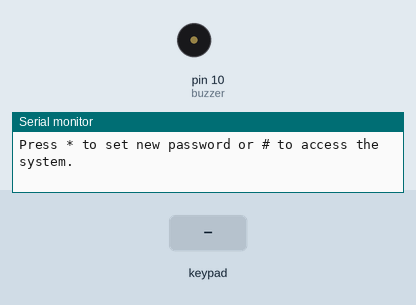
The sketch below on a simulated Arduino Uno, built with avr-gcc and run on an emulated ATmega328P. Shown: buzzer (waves = sounding), the last lines printed to the serial monitor. Inputs (shaded band) come from the test bench.

Above: at 1.2 s.
1.3 s: key '1' pressed
2.8 s: keypad keys 0 0 0 0 # pressed 0.4 s apart
6.3 s: key '2' pressed
7.8 s: keypad keys 0 0 0 0 * pressed 0.4 s apart
At 8.2 s:
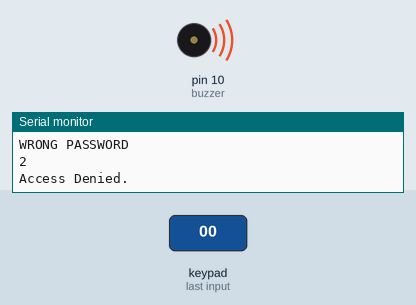
11.3 s: key '3' pressed
12.8 s: keypad keys 0 0 0 0 A pressed 0.4 s apart
Timing chart, 0 to 15.8 s (numbered marks = the images above; inputs shaded):
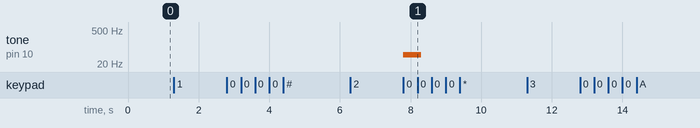

The sketch:

Day.13.ino
```cpp
//included library
//
#include <Keypad.h>

//------------------------------------------------------------------------------


//defined veriable
//

// Define password length and default value
const byte PassLength = 4;
char password[PassLength] = {'0','0','0','0'};

// Define the number of rows and columns
const byte ROWS = 4;
const byte COLS = 4;

//------------------------------------------------------------------------------

//defined arrays
//

// Define the value of each cell
char buttons[ROWS][COLS] = {
  {'1', '2', '3', 'A'},
  {'4', '5', '6', 'B'},
  {'7', '8', '9', 'C'},
  {'*', '0', '#', 'D'}
};

// Define the value of each cell
int tones[ROWS][COLS] = {
  {31, 93, 147, 208},
  {247, 311, 370, 440},
  {523, 587, 698, 880},
  {1397, 2637, 3729, 4978}
};

//------------------------------------------------------------------------------


//pin veriable
//

// Set pin for buzzer
int buzzer = 10;

// Set pins for keypad
byte rowPins[ROWS] = {5, 4, 3, 2};
byte colPins[COLS] = {9, 8, 7, 6};

//------------------------------------------------------------------------------


//defined functions
//

// Load cells
  Keypad keypadButtons = Keypad(makeKeymap(buttons), rowPins, colPins, ROWS, COLS);
  Keypad keypadTones = Keypad(makeKeymap(tones), rowPins, colPins, ROWS, COLS);

//unlock / change password
int unlockMode(){
    char customButtons = keypadButtons.getKey();
    Serial.println("Unlock Mode: Type Password to continue");
    delay(500);

    for(int i = 0; i < PassLength; i++) {
       while(!(customButtons = keypadButtons.getKey())) {
         // wait infinitley for input
       }
       if(password[i] != customButtons){
          Serial.println("WRONG PASSWORD");
          Serial.println(customButtons);
          return -1;
       }
       Serial.print("*");
    }

    Serial.print("");
    Serial.println("Device Successfully Unlocked!");
    return 0;
}
//------------------------------------------------------------------------------

//inital sketch setup
//

void setup() {
// Start serial monitor
  Serial.begin(9600);

// monitor keypad for * or #
  Serial.println("Press * to set new password or # to access the system.");

}


//------------------------------------------------------------------------------

//main sketch loop
//

void loop() {

// Call function for keypad lookup cell for button pushed
  char customButtons = keypadButtons.getKey();
  int customTones = keypadTones.getKey();

// Print value for key pressed
  if (customButtons){
    Serial.println(customButtons);
  }

// Sound buzzer value for key pressed
  if (customTones){
    tone(buzzer, customTones, 500);
    delay(500);
    noTone(buzzer);
  }

    if (customButtons == '*'){ // button to change password
    int access = unlockMode();

    if(access < 0) {
      Serial.println("Access Denied. Cannot change password without the old or default.");
    }
    else {
      Serial.println("Welcome, authorized user. Please Enter a new password: ");
      delay(500);

      for(int i = 0; i < PassLength; i++) {
        while(!(customButtons = keypadButtons.getKey())) {
        // wait infinitley for input
        }

        password[i] = customButtons;
        Serial.print("*");
      }

      Serial.println("");
      Serial.println("Password Successfully Changed!");
    }
  }

  if (customButtons == '#') { // button to access system
    int access = unlockMode();
    if(access < 0) {
      Serial.println("Access Denied.");
    }
    else {
      Serial.println("Welcome, authorized user. You may now begin using the system.");
    }
  }

// delay loop
  delay(1);

}
```

Measured:
- after the input at 7.8 s, tone on pin 10 (buzzer): silent → 48 Hz at once, → silent 0.50 s later
